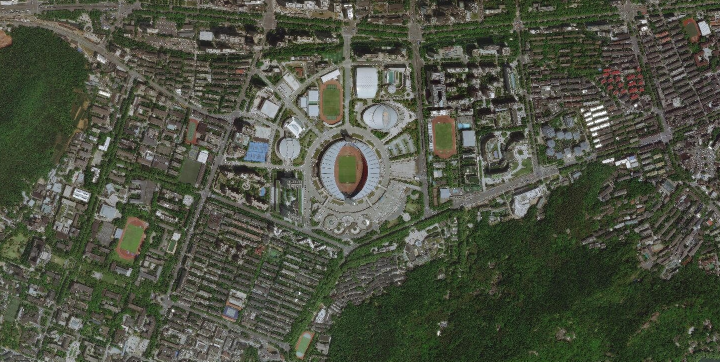
#> input picture 01.png, 1440 x 723 px (shown at 1/2 size)
$ python getmatchingpoints.py
#> lines starting #> are read from the running program, lines starting #| are printed output that depends on the picture
# this file is to get keypoints and match them

import cv2
import scipy as sp
import numpy as np


def siftandgetlocation(img1,img2,goodflag=1):
    sift = cv2.xfeatures2d.SIFT_create(600)

    # find the keypoints and descriptors with SIFT
    loc1, des1 = sift.detectAndCompute(img1, None)
    loc2, des2 = sift.detectAndCompute(img2, None)
    # abb = cv2.drawKeypoints(img2, loc2, img2, (255, 0, 255), cv2.DRAW_MATCHES_FLAGS_DRAW_RICH_KEYPOINTS)  #
    # cv2.imshow('abb', abb)
    # FLANN parameters
    FLANN_INDEX_KDTREE = 0
    index_params = dict(algorithm=FLANN_INDEX_KDTREE, trees=5)
    search_params = dict()
    flann = cv2.FlannBasedMatcher(index_params, search_params)
    matches = flann.knnMatch(des1, des2, k=2)

    # Apply ratio test
    good = []
    for m, n in matches:
        if m.distance < 0.7 * n.distance:
            good.append(m)
    print('num of matching points', len(good))

    return [good,loc1,loc2]


# show the image matches
def showtheimage(good,kp1,kp2,img1,img2,ratio = 0.5):
    # visualization
    h1, w1 = img1.shape[:2]
    h2, w2 = img2.shape[:2]
    view = np.zeros((max(h1, h2), w1 + w2, 3), np.uint8)
    view[:h1, :w1, 0] = img1
    view[:h2, w1:, 0] = img2
    view[:, :, 1] = view[:, :, 0]
    view[:, :, 2] = view[:, :, 0]
    if good is None:
        view = cv2.resize(view, (int(ratio * (w1 + w2)), int(ratio * max(h1, h2))))
        cv2.imshow("view", view)

        cv2.waitKey()
        return

    for m in good:
        # draw the keypoints
        # print m.queryIdx, m.trainIdx, m.distance
        color = tuple([sp.random.randint(0, 255) for _ in range(3)])
        # print 'kp1,kp2',kp1,kp2
        cv2.line(view, (int(kp1[m.queryIdx].pt[0]), int(kp1[m.queryIdx].pt[1])),
                 (int(kp2[m.trainIdx].pt[0] + w1), int(kp2[m.trainIdx].pt[1])), color,2)
    view = cv2.resize(view,(int(ratio*(w1 + w2)),int(ratio*max(h1, h2))))
    cv2.imshow("view", view)

    cv2.waitKey()

# get keypoints which is included in list 'good'
def getnewkp(good,kp1,kp2):
    newkp1 =[]
    newkp2 =[]
    for m in good:
        newkp1.append(kp1[m.queryIdx])
        newkp2.append(kp2[m.trainIdx])
    return newkp1,newkp2

if __name__ =='__main__':
    img1 = cv2.imread('01.png', 0)
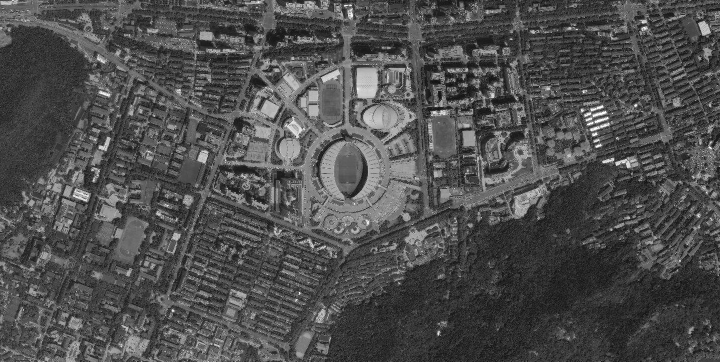
#> img1: shape (723, 1440) (shown at 1/2 size); min 0, max 255, mean 78.5
    img2 = cv2.imread('02.png', 0)
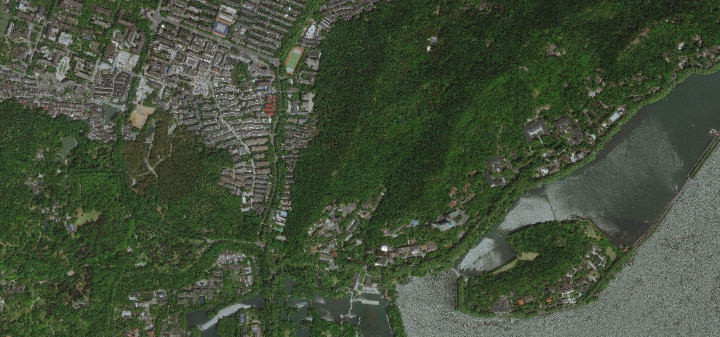
#> input picture 02.png, 1440 x 674 px (shown at 1/2 size)
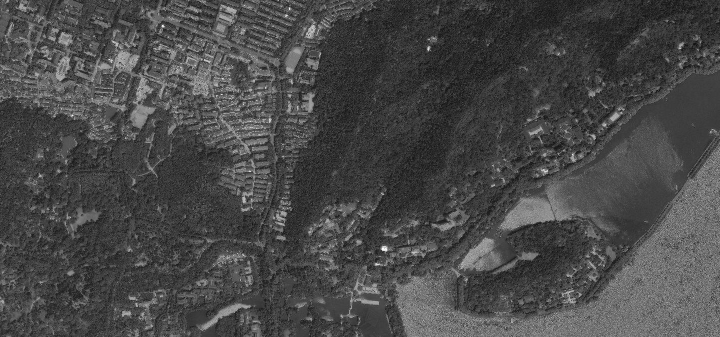
#> img2: shape (674, 1440) (shown at 1/2 size); min 0, max 255, mean 72.6
    result = siftandgetlocation(img1, img2, 1)
#> in siftandgetlocation, `loc1, des1 = sift.detectAndCompute(img1, None)`: loc1 = 601 keypoints; strongest (x, y, size): (1271, 211, 3.9), (935, 341, 2.1), (346, 621, 3.6), (1164, 221, 4.5)
#> in siftandgetlocation, `loc2, des2 = sift.detectAndCompute(img2, None)`: loc2 = 600 keypoints; strongest (x, y, size): (769, 497, 7.8), (326, 52, 3.6), (579, 16, 2.1), (574, 30, 2.2)
#> in siftandgetlocation, `matches = flann.knnMatch(des1, des2, k=2)`: matches = 601 matches
#> after the loop in siftandgetlocation, `for m, n in matches:`: good = 43 matches
#| num of matching points 43
#> result = 3 matches
    good = result[0]
#> good = 43 matches
    kp1 = result[1]
#> kp1 has the same summary as loc1 in siftandgetlocation
    kp2 = result[2]
#> kp2 has the same summary as loc2 in siftandgetlocation
    showtheimage(good,kp1,kp2,img1,img2)
#> in showtheimage, `view[:h1, :w1, 0] = img1`:
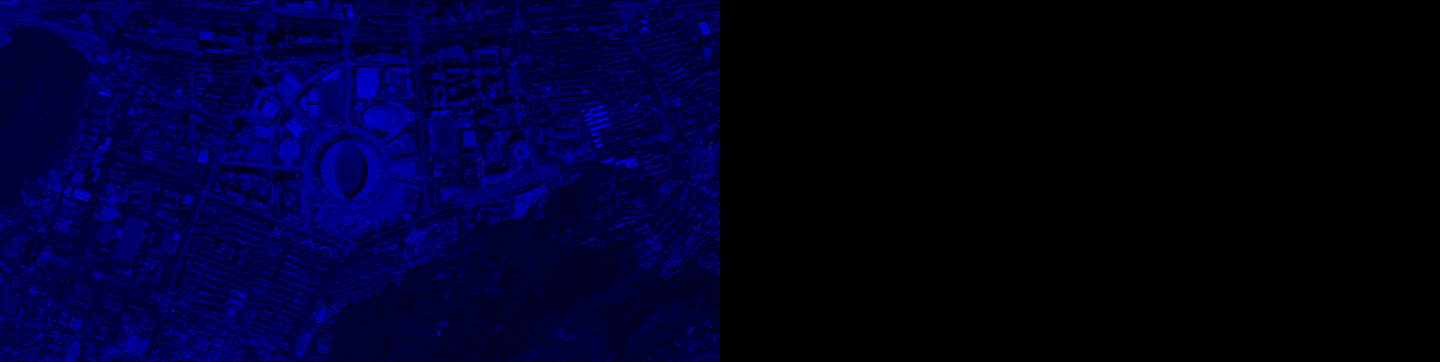
#> view: shape (723, 2880, 3) (shown at 1/2 size); mean of channels 0, 1, 2 39.3, 0, 0; drawn as B, G, R
#> in showtheimage, `view[:h2, w1:, 0] = img2`:
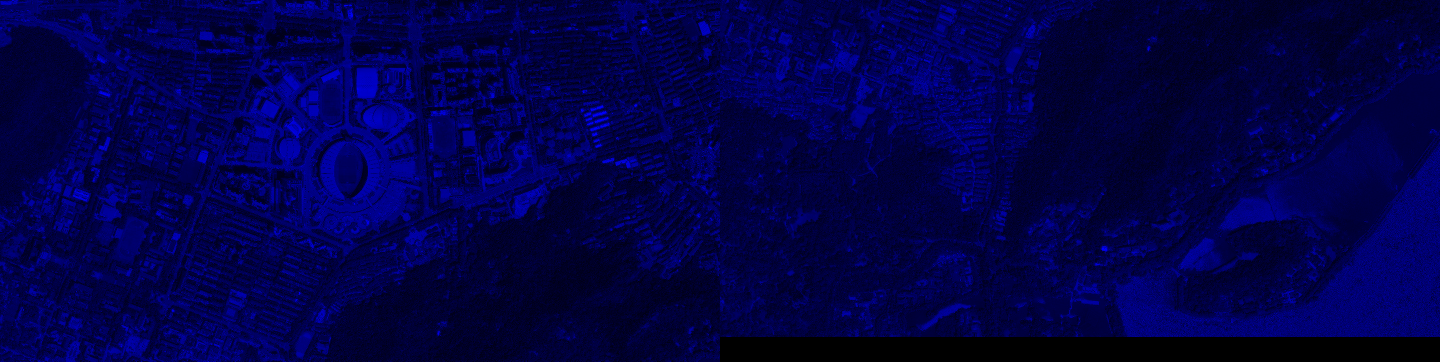
#> view: shape (723, 2880, 3) (shown at 1/2 size); mean of channels 0, 1, 2 73.1, 0, 0; drawn as B, G, R
#> in showtheimage, `view[:, :, 1] = view[:, :, 0]`:
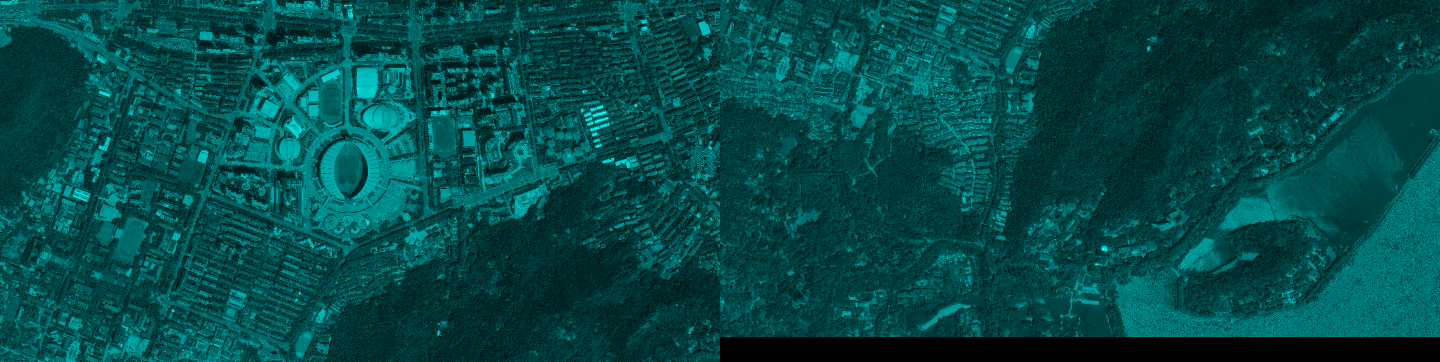
#> view: shape (723, 2880, 3) (shown at 1/2 size); mean of channels 0, 1, 2 73.1, 73.1, 0; drawn as B, G, R
#> in showtheimage, `view[:, :, 2] = view[:, :, 0]`:
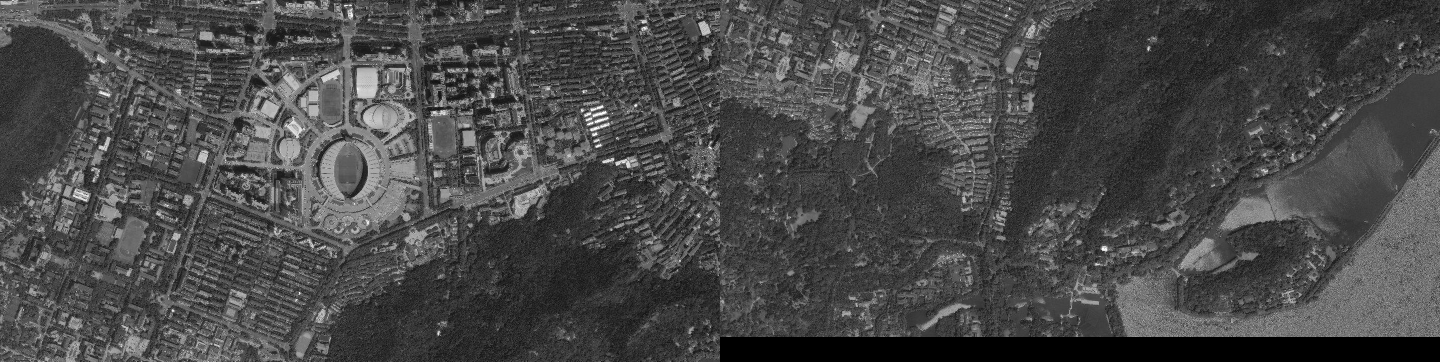
#> view: shape (723, 2880, 3) (shown at 1/2 size); min 0, max 255, mean 73.1
#> the loop in showtheimage, `for m in good:` made 1 pass
#> (the run stopped early here; a loop or call above may not have finished)
